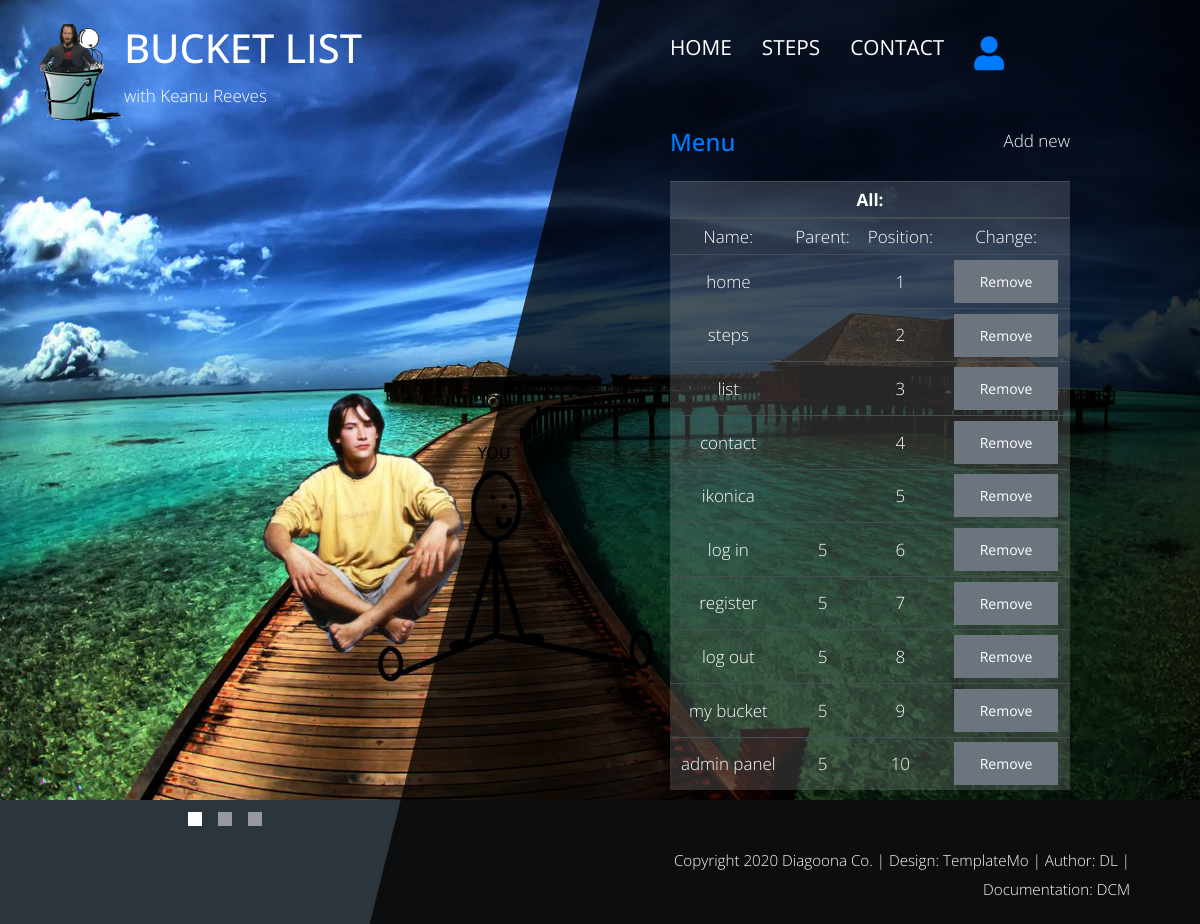
Screenshot of /index.php?page=admin-menu (signed in) with the database file from the repository.
### tables this page shows
CREATE TABLE `menu` (
  `id_menu` int(255) NOT NULL,
  `name` varchar(100) NOT NULL,
  `path` varchar(150) NOT NULL,
  `parent` int(50) DEFAULT NULL,
  `position` int(50) NOT NULL
);

### models/category/functions.php (called while the page is built, shortened)
<?php
    function getMenu(){
        return ("select * from menu where parent is null order by position");
    }
    function getWholeMenu(){
        return ("select * from menu order by position");
    }
?>

### config/connection.php (called while the page is built, shortened)
<?php
try {
    $conn = new PDO("mysql:host=".SERVER.";dbname=".DATABASE.";charset=utf8", USERNAME, PASSWORD);
    $conn->setAttribute(PDO::ATTR_DEFAULT_FETCH_MODE, PDO::FETCH_OBJ);
    $conn->setAttribute(PDO::ATTR_ERRMODE, PDO::ERRMODE_EXCEPTION);
}
catch(PDOException $ex){
    echo $ex->getMessage();
}
function queryExecute($query){
    global $conn;
    return $conn->query($query)->fetchAll();
}
?>

### views/admin/menu.php (the view, shortened to what this page needs)
<?php if ((isset($_SESSION['user']) && $_SESSION['user']->role == 'admin')) : ?>
<div class="tm-row">
    <main class="tm-col-right tm-contact-main">
        <section class="tm-content tm-contact m-0 table-responsive-sm table-responsive-md table-responsive-lg">
            <div class="tm-row d-flex justify-content-between">
                <a href="#allmenu" class="mb-4 tm-content-title h2 aktiviraj">Menu</a>
                <a href="#newmenu" class="text-light aktiviraj">Add new</a>
            </div>
            <div id="allmenu">
                <table class="table table-sm table-dark table-hover text-center" id="all-menu">
                    <thead>
                        <tr>
                            <th scope="col" colspan="6">All:</th>
                        </tr>
                    </thead>
                    <tbody>
                        <td>Name:</td>
                        <td>Parent:</td>
                        <td>Position:</td>
                        <td>Change:</td>
                        <?php require_once("models/list/functions.php");
                        $menu = queryExecute(getWholeMenu());
                        foreach ($menu as $m) :
                            ?>
                            <tr>
                                <td><?= $m->name ?></td>
                                <td><?= $m->parent ?></td>
                                <td><?= $m->position ?></td>
                                <td>
                                    <button type="button" class="btn btn-sm my-auto btn-secondary mt-4 dugmeRemoveMenu" data-idmenu="<?= $m->id_menu ?>" name="">Remove</button>
                                </td>
                            </tr>
                        <?php endforeach ?>
                    </tbody>
                </table>
            </div>
        </section>
    </main>
</div>
<?php else : header("Location:index.php?page=home"); ?>
<?php endif ?>

### views/fixed/nav.php (shortened to what this page needs)
<div class="tm-container">
    <div class="tm-row pt-4">
        <div class="tm-col-left">
            <div class="tm-site-header media">
                <a href="index.php" title="Home page" >
                    <img src="assets/img/logogo.png" alt="">
                </a>
                <div class="media-body">
                    <h1 class="tm-sitename text-uppercase">Bucket List</h1>
                    <p class="tm-slogon">with Keanu Reeves</p>
                </div>
            </div>
        </div>
        <div class="tm-col-right">
            <nav class="navbar navbar-expand-lg" id="tm-main-nav">
                <div class="collapse navbar-collapse tm-nav" id="navbar-nav">
                    <ul class="navbar-nav text-uppercase">
                        <?php
                        require_once("config/connection.php");
                        require_once("models/category/functions.php");
                        $meni = queryExecute(getMenu());
                        foreach ($meni as $m) : ?>
                            <?php if ($m->name == "ikonica") : ?>
                                <li class="nav-item text-center">
                                    <a href="<?= $m->path ?>" id="juzer">
                                        <i class="fas fa-user fa-2x mt-1"></i>
                                    </a>
                                </li>
                                <?php continue ?>
                            <?php endif ?>
                            <?php
                                if ($m->name == "list") {
                                    if (isset($_SESSION["user"]) && ($_SESSION['user']->role == 'admin')) continue;
                                } ?>
                            <li class="nav-item">
                                <a class="nav-link tm-nav-link" href="<?= $m->path; ?>"><?= $m->name; ?> <span class="sr-only">(current)</span></a>
                            </li>
                        <?php endforeach ?>
                    </ul>
                </div>
            </nav>
        </div>
    </div>

### assets/css/templatemo-diagoona.css (style rules this page uses)
body { font-family: 'Open Sans', Arial, sans-serif; font-size: 17px; font-weight: 300; overflow-x: hidden; color: white; background-color: #2C353C; }
a { transition: all 0.3s ease; text-decoration: none; }
ul { padding: 0; }
p { line-height: 1.9; }
.navbar-expand-lg { padding-left: 0; padding-right: 0; }
.navbar-expand-lg .navbar-nav .nav-link { padding: 0; }
.navbar-expand-lg .navbar-nav .tm-nav-link { font-size: 1.3rem; font-weight: 400; color: white; padding-bottom: 30px; }
.nav-item { margin-right: 60px; }
.nav-item:last-child { margin-right: 0; }
.tm-container { width: 100%; height: 100%; min-height: 100vh; position: relative; display: flex; flex-direction: column; justify-content: space-between; }
.tm-row { display: flex; }
.tm-col-left { width: 50%; height: 100%; padding-left: 40px; padding-right: 40px; }
.tm-col-right { width: 50%; height: 100%; padding-left: 70px; padding-right: 70px; }
.tm-content { max-width: 660px; margin-top: 50px; padding-right: 20px; }
.tm-content-title { font-size: 1.5rem; }
.btn { padding: 10px 25px; border-radius: 0; }
.tm-contact-main { max-width: 690px; }
.tm-contact { max-width: 420px; margin-left: auto; margin-right: auto; }
@media (max-width: 1200px) { .nav-item { margin-right: 30px; } }

### assets/css/style.css (style rules this page uses)
table tr td { vertical-align: middle !important; }
table { background-color: rgba(255, 255, 255,0.15) !important; }

### rows the page displays
menu: name "HOME", name "home", position "1"
menu: name "STEPS", name "steps", position "2"
menu: name "CONTACT", name "contact", position "4"
menu: name "ikonica", position "5"
menu: name "list", position "3"
menu: name "log in", parent "5", position "6"
menu: name "register", parent "5", position "7"
menu: name "log out", parent "5", position "8"
menu: name "my bucket", parent "5", position "9"
menu: name "admin panel", parent "5", position "10"
